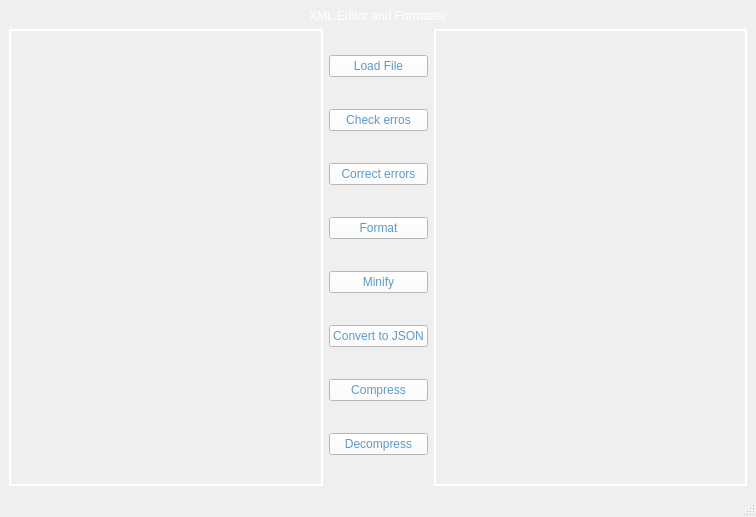
<?xml version="1.0" encoding="UTF-8"?>
<ui version="4.0">
 <class>XML_editor</class>
 <widget class="QMainWindow" name="XML_editor">
  <property name="geometry">
   <rect>
    <x>0</x>
    <y>0</y>
    <width>756</width>
    <height>517</height>
   </rect>
  </property>
  <property name="sizePolicy">
   <sizepolicy hsizetype="Preferred" vsizetype="Preferred">
    <horstretch>0</horstretch>
    <verstretch>0</verstretch>
   </sizepolicy>
  </property>
  <property name="windowTitle">
   <string>XML_editor</string>
  </property>
  <widget class="QWidget" name="centralwidget">
   <layout class="QVBoxLayout" name="verticalLayout_8">
    <item>
     <widget class="QLabel" name="label">
      <property name="sizePolicy">
       <sizepolicy hsizetype="Expanding" vsizetype="Fixed">
        <horstretch>0</horstretch>
        <verstretch>0</verstretch>
       </sizepolicy>
      </property>
      <property name="styleSheet">
       <string notr="true">
font: 900 24pt &quot;Arial Black&quot;;
color:rgb(255, 255, 255)</string>
      </property>
      <property name="text">
       <string>&lt;html&gt;&lt;head/&gt;&lt;body&gt;&lt;p align=&quot;center&quot;&gt;XML Editor and Formatter&lt;/p&gt;&lt;/body&gt;&lt;/html&gt;</string>
      </property>
     </widget>
    </item>
    <item>
     <layout class="QHBoxLayout" name="horizontalLayout">
      <item>
       <widget class="QTextEdit" name="Input">
        <property name="cursor" stdset="0">
         <cursorShape>IBeamCursor</cursorShape>
        </property>
        <property name="styleSheet">
         <string notr="true">
background: transparent;
font: 700 10pt &quot;Segoe UI&quot;;
border-color: rgb(255, 255, 255);
border-style:solid;
border-width:2px;
color: rgb(255, 255, 255);
</string>
        </property>
        <property name="horizontalScrollBarPolicy">
         <enum>Qt::ScrollBarAsNeeded</enum>
        </property>
        <property name="lineWrapMode">
         <enum>QTextEdit::NoWrap</enum>
        </property>
       </widget>
      </item>
      <item>
       <layout class="QVBoxLayout" name="verticalLayout_7">
        <item>
         <widget class="QPushButton" name="load">
          <property name="sizePolicy">
           <sizepolicy hsizetype="Preferred" vsizetype="Fixed">
            <horstretch>0</horstretch>
            <verstretch>0</verstretch>
           </sizepolicy>
          </property>
          <property name="cursor">
           <cursorShape>PointingHandCursor</cursorShape>
          </property>
          <property name="mouseTracking">
           <bool>false</bool>
          </property>
          <property name="focusPolicy">
           <enum>Qt::StrongFocus</enum>
          </property>
          <property name="styleSheet">
           <string notr="true">color: rgb(95, 154, 194);
font: 700 12pt &quot;Arial&quot;;
background-color: rgb(255, 255, 255);
</string>
          </property>
          <property name="text">
           <string>Load File</string>
          </property>
         </widget>
        </item>
        <item>
         <widget class="QPushButton" name="check">
          <property name="cursor">
           <cursorShape>PointingHandCursor</cursorShape>
          </property>
          <property name="styleSheet">
           <string notr="true">color: rgb(95, 154, 194);
font: 700 12pt &quot;Arial&quot;;
background-color: rgb(255, 255, 255);
</string>
          </property>
          <property name="text">
           <string>Check erros</string>
          </property>
         </widget>
        </item>
        <item>
         <widget class="QPushButton" name="correct">
          <property name="cursor">
           <cursorShape>PointingHandCursor</cursorShape>
          </property>
          <property name="styleSheet">
           <string notr="true">color: rgb(95, 154, 194);
font: 700 12pt &quot;Arial&quot;;
background-color: rgb(255, 255, 255);

</string>
          </property>
          <property name="text">
           <string>Correct errors</string>
          </property>
         </widget>
        </item>
        <item>
         <widget class="QPushButton" name="format">
          <property name="cursor">
           <cursorShape>PointingHandCursor</cursorShape>
          </property>
          <property name="styleSheet">
           <string notr="true">color: rgb(95, 154, 194);
font: 700 12pt &quot;Arial&quot;;
background-color: rgb(255, 255, 255);
</string>
          </property>
          <property name="text">
           <string>Format</string>
          </property>
         </widget>
        </item>
        <item>
         <widget class="QPushButton" name="minify">
          <property name="sizePolicy">
           <sizepolicy hsizetype="Preferred" vsizetype="Fixed">
            <horstretch>0</horstretch>
            <verstretch>0</verstretch>
           </sizepolicy>
          </property>
          <property name="cursor">
           <cursorShape>PointingHandCursor</cursorShape>
          </property>
          <property name="styleSheet">
           <string notr="true">color: rgb(95, 154, 194);
font: 700 12pt &quot;Arial&quot;;
background-color: rgb(255, 255, 255);
</string>
          </property>
          <property name="text">
           <string>Minify</string>
          </property>
         </widget>
        </item>
        <item>
         <widget class="QPushButton" name="convert">
          <property name="sizePolicy">
           <sizepolicy hsizetype="Preferred" vsizetype="Fixed">
            <horstretch>0</horstretch>
            <verstretch>0</verstretch>
           </sizepolicy>
          </property>
          <property name="cursor">
           <cursorShape>PointingHandCursor</cursorShape>
          </property>
          <property name="styleSheet">
           <string notr="true">color: rgb(95, 154, 194);
font: 700 12pt &quot;Arial&quot;;
background-color: rgb(255, 255, 255);
</string>
          </property>
          <property name="text">
           <string>Convert to JSON</string>
          </property>
         </widget>
        </item>
        <item>
         <widget class="QPushButton" name="compress">
          <property name="sizePolicy">
           <sizepolicy hsizetype="Preferred" vsizetype="Fixed">
            <horstretch>0</horstretch>
            <verstretch>0</verstretch>
           </sizepolicy>
          </property>
          <property name="cursor">
           <cursorShape>PointingHandCursor</cursorShape>
          </property>
          <property name="styleSheet">
           <string notr="true">color: rgb(95, 154, 194);
font: 700 12pt &quot;Arial&quot;;
background-color: rgb(255, 255, 255);
</string>
          </property>
          <property name="text">
           <string>Compress</string>
          </property>
         </widget>
        </item>
        <item>
         <widget class="QPushButton" name="decompress">
          <property name="sizePolicy">
           <sizepolicy hsizetype="Preferred" vsizetype="Fixed">
            <horstretch>0</horstretch>
            <verstretch>0</verstretch>
           </sizepolicy>
          </property>
          <property name="cursor">
           <cursorShape>PointingHandCursor</cursorShape>
          </property>
          <property name="styleSheet">
           <string notr="true">color: rgb(95, 154, 194);
font: 700 12pt &quot;Arial&quot;;
background-color: rgb(255, 255, 255);
</string>
          </property>
          <property name="text">
           <string>Decompress</string>
          </property>
         </widget>
        </item>
       </layout>
      </item>
      <item>
       <widget class="QTextEdit" name="Output">
        <property name="cursor" stdset="0">
         <cursorShape>IBeamCursor</cursorShape>
        </property>
        <property name="styleSheet">
         <string notr="true">background: transparent;
border-color: rgb(255, 255, 255);
border-style:solid;
border-width:2px;
color: rgb(255, 255, 255);
font: 700 10pt &quot;Segoe UI&quot;;</string>
        </property>
        <property name="lineWrapMode">
         <enum>QTextEdit::NoWrap</enum>
        </property>
       </widget>
      </item>
     </layout>
    </item>
   </layout>
  </widget>
  <widget class="QMenuBar" name="menubar">
   <property name="geometry">
    <rect>
     <x>0</x>
     <y>0</y>
     <width>756</width>
     <height>17</height>
    </rect>
   </property>
  </widget>
  <widget class="QStatusBar" name="statusbar"/>
 </widget>
 <resources/>
 <connections/>
</ui>
